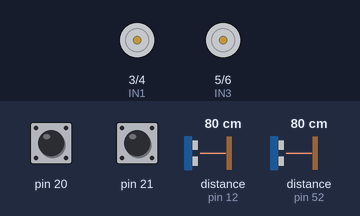
Simulated run of this sketch. Board: Arduino Mega 2560, built with avr-gcc and run on an emulated ATmega2560. Parts: motor-driver pin pairs drawn as motors (green arrow = first pin HIGH = forward, orange = second pin HIGH = backward, longer = more drive, scaled by the enable pin). Wiring (inferred from the names in the program): 2 × ultrasonic range finder: trigger pin 13, echo pin 12 / trigger pin 50, echo pin 52. Inputs (shaded band) come from the test bench; at power-on: pin 20 HIGH, pin 21 HIGH, distance to the obstacle (sensors on pin 12, pin 52) 80 cm. The echo pulse lasts 58.3 µs per cm; what the sketch prints to the serial monitor is not drawn.

Above: at 0.1 s.
At 1.1 s:
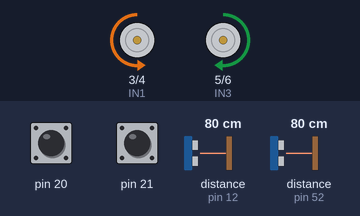
Timing chart, 0 to 3.5 s (numbered marks = the images above):
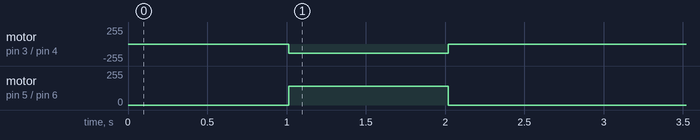

The sketch:

MODO7.ino
```cpp
#define baudrate 38400
#define pi 3.141516
#define power 110 //compoensación de la zona muerta
#define r 3.25 //radio de la rueda en cm
#define b 5.0 //distancia entre ruedas es 10 cm

int Tm;

//Ultrasonido derecha
const int Echo1 = 12;
const int Trigger1 = 13;
int DD;

//Ultrasonido izquierda
const int Echo2 = 52;   //2 es el sensor de la izquierda
const int Trigger2 = 50;
int DI;

// Motor 1 Derecha
 int ENA=2;
 int IN1=3;
 int IN2=4;

// Motor 2 izquierda
  int ENB=7;
  int IN3=5;
  int IN4=6;

int state;

// Variables para interrupcion motor 1 Derecha
float WD=0;

//Variables para interrupcion motor 2 Izquierda
float WI=0;
double W;

int N=8; //Numero de ranuras que tiene el encoder (lo he puesto al azar)
//int referenciaVel=200;

//Control PID
int Kp;
int Td;
int Ti;

int q0,q1,q2;

float err_I,err_1_I,err_2_I,err_D,err_1_D,err_2_D;

float ref_I,ref_D;
int U_I,U_D,U_1_I,U_1_D;
int UD;
int UI;

//Tiempo
double tiempo;
double tiempoPrev;
double elapsedTime;

int TiempoCont;
int TicksI,TicksD;

int tiempoExp;

//Control de posición
double phi, phi_p, phi_p_1;

void interrupcionD()
{
  TicksD++;
}

void interrupcionI()
{
  TicksI++;
}


void setup() {
  // put your setup code here, to run once:
  //Ultrasonido
  pinMode(Trigger1,OUTPUT);
  pinMode(Echo1,INPUT);
  pinMode(Trigger2,OUTPUT);
  pinMode(Echo2,INPUT);
//Motores
  pinMode(ENA,OUTPUT);
  pinMode(IN1,OUTPUT);
  pinMode(IN2,OUTPUT);
  pinMode(ENB,OUTPUT);
  pinMode(IN3,OUTPUT);
  pinMode(IN4,OUTPUT);
  Serial3.begin(baudrate);
  Serial.begin(baudrate);

   state=0;
//Interrupciones
attachInterrupt(digitalPinToInterrupt(20),interrupcionD, FALLING);  //interrupcion por flanco de bajada
attachInterrupt(digitalPinToInterrupt(21),interrupcionI, FALLING);

//Inicializar constantes de control
Kp = 0.1;
Td = 100;
Ti = 50;


err_I = 0;
err_1_I = 0;
err_2_I = 0;

err_D = 0;
err_1_D = 0;
err_2_D = 0;


ref_I = 12.0;
ref_D = 12.0;
U_I = 0;
U_1_I=0;
U_D = 0;
U_1_D=0;

tiempo = millis();
tiempoExp = millis();
Tm = millis();
TiempoCont = 0;

phi = 0.0;
phi_p = 0.0;

}
void loop() {
 // Medimos el tiempo transcurrido
 tiempoPrev = tiempo;
 tiempo = millis();
 elapsedTime = (tiempo - tiempoPrev) / 1000.0;

 if((millis()-TiempoCont)>10)
 {
  //Calculamos la velocidad de la rueda izquierda
  //((Ticks/10.0)*((1000.0/4.0)/48.0)*(2.0*pi))
  WI=TicksI*3.2725; //rad/s
  WD=TicksD*3.2725; //rad/s
  phi_p = abs(WD*r - WI*r)/b;
  TicksI=0;
  TicksD=0;
  TiempoCont=millis();
 }

  if((millis()-tiempoExp) > 3000 && (millis()-tiempoExp) < 6000)
  {
    ref_D = 30; //cm/s
    ref_I = 30;
  }else{
    ref_D = 0;
    ref_I = 0;
  }

  //Pasamos la referencia de cm/s a rad/s
  ref_D = ref_D/r;
  ref_I = ref_I/r;
 //Lectura de ultrasonidos;
 int DD = ping(Trigger1,Echo1);
 int DI = ping(Trigger2,Echo2);

 //Calculo de velocidad angular media
 W=(WD+WI)/2.0;


 //--------------------------------------
 //CONTROL RUEDA DERECHA
 //--------------------------------------
 //Error velocidad angular
 err_D=WD-ref_D;

 q0 = Kp*(1+(Td/elapsedTime));
 q1 = Kp*(-1-2*Td/elapsedTime + elapsedTime/Ti);
 q2 = Kp*Td/elapsedTime;

 U_D = U_1_D + q0*err_D + q1*err_1_D + q2*err_2_D;

 UD = U_D+power;

 err_2_D = err_1_D;
 err_1_D = err_D;
 U_1_D = U_D;


 //--------------------------------------
 //CONTROL RUEDA IZQUIERDA
 //--------------------------------------
 //Error velocidad angular
 err_I=WI-ref_I;

 q0 = Kp*(1+(Td/elapsedTime));
 q1 = Kp*(-1-2*Td/elapsedTime + elapsedTime/Ti);
 q2 = Kp*Td/elapsedTime;

 U_I = U_1_I + q0*err_I + q1*err_1_I + q2*err_2_I;

 UI = U_I+power;

 err_2_I = err_1_I;
 err_1_I = err_I;
 U_1_I = U_I;

 if(UD > 255) UD = 255;
 if(UD < 0) UD = 0;
 if(UI > 255) UI = 255;
 if(UI < 0) UI = 0;

 //--------------------------------------
 //CONTROL Posición
 //--------------------------------------
 phi = phi + phi_p*elapsedTime;
 //adelante();

  if (tiempo > 1000 && tiempo < 2000)
  {
    izquierda();
  }else para();
 char str[100];
 Tm = millis()-Tm;
 sprintf(str,"%d;%d;%d;%d;%d;%d;%d;%d;%d;%d\n",Tm,DD,DI,(int)WI,(int)WD,(int)ref_I,(int)phi*(180/pi),(int)err_I,UI,UD);
 Serial3.print(str);
 Serial.println(phi*(180/pi));
 Tm = millis();

}


 int ping(int Trigger1, int Echo1) {
  long duration, distanceCm;
  digitalWrite(Trigger1, LOW); //para generar un pulso limpio se pone a LOW 4us
  delayMicroseconds(4);
  digitalWrite(Trigger1, HIGH); //se genera el disparo de 10 us
  delayMicroseconds(10);
  digitalWrite(Trigger1, LOW);
  duration = pulseIn(Echo1, HIGH);
  distanceCm = duration *10/292/2;
  return distanceCm;
 }

 void adelante ()
{
  //direccion motor derecha
  digitalWrite(IN1,HIGH);
  digitalWrite(IN2,LOW);
  analogWrite(ENA, UD);
  //direccion motor izquierda
  digitalWrite(IN3,HIGH);
  digitalWrite(IN4,LOW);
  analogWrite(ENB,UI);
}

void atras ()
{
  //direccion motor 1
  digitalWrite(IN1,LOW);
  digitalWrite(IN2,HIGH);
  analogWrite(ENA, UD);
  //direccion motor 2
  digitalWrite(IN3,LOW);
  digitalWrite(IN4,HIGH);
  analogWrite(ENB,UI);
}

void derecha ()
{
  //direccion motor derecha
  digitalWrite(IN1,HIGH);
  digitalWrite(IN2,LOW);
  analogWrite(ENA, power);
  //direccion motor izquierda
  digitalWrite(IN3,LOW);
  digitalWrite(IN4,HIGH);
  analogWrite(ENB,power);
}

void izquierda ()
{
  //direccion motor derecha
  digitalWrite(IN1,LOW);
  digitalWrite(IN2,HIGH);
  analogWrite(ENA, 140);
  //direccion motor izquierda
  digitalWrite(IN3,HIGH);
  digitalWrite(IN4,LOW);
  analogWrite(ENB,140);
}

void para ()
{
  //direccion motor derecha
  digitalWrite(IN1,LOW);
  digitalWrite(IN2,LOW);
  analogWrite(ENA, 0);
  //direccion motor izquierda
  digitalWrite(IN3,LOW);
  digitalWrite(IN4,LOW);
  analogWrite(ENB,0);
}
```

Measured:
- by itself, motor on pin 3 (IN1) / pin 4 (IN2): stopped → backward 140/255 at 1.0 s, → stopped 1.0 s later
- by itself, motor on pin 5 (IN3) / pin 6 (IN4): stopped → forward 140/255 at 1.0 s, → stopped 1.0 s later
